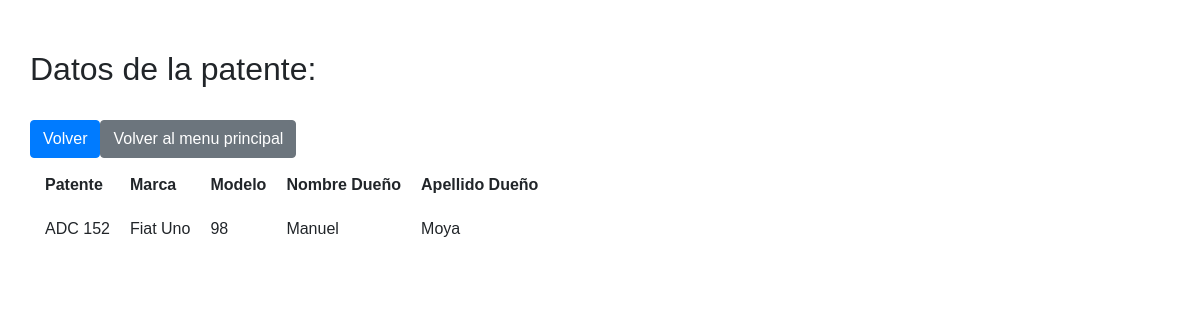
Page /Vista/Ejercicio4/action/accionBuscarAuto.php on the committed database.
### tables this page shows
CREATE TABLE `auto` (
  `Patente` varchar(10) NOT NULL,
  `Marca` varchar(50) NOT NULL,
  `Modelo` int(11) NOT NULL,
  `DniDuenio` varchar(10) NOT NULL,
  PRIMARY KEY  (`Patente`)
);

CREATE TABLE `persona` (
  `NroDni` varchar(10) NOT NULL,
  `Apellido` varchar(50) NOT NULL,
  `Nombre` varchar(50) NOT NULL,
  `fechaNac` date DEFAULT NULL,
  `Telefono` varchar(20) NOT NULL,
  `Domicilio` varchar(200) NOT NULL,
  PRIMARY KEY  (`NroDni`)
);

### Utils/funciones.php (called while the page is built, shortened)
<?php
function darDatosSubmitted(){
    $datos = [];
    if ($datos != null){
        $datos = $datos;
    } else {
        $datos = null;
    }
    return $datos;
}
?>

### Modelo/Persona.php (called while the page is built, shortened)
<?php
class Persona{
    private $nroDni;
    private $apellido;
    private $nombre;
    public function __construct(){
        $this->nroDni = "";
        $this->apellido = "";
        $this->nombre = "";
    }
    public function cargar(){
        $resp = false;
        $base = new BaseDatos();
        $sql = "SELECT * FROM persona WHERE NroDni = " . $this->getNroDni();
        if ($base->Iniciar()){
            $res = $base->Ejecutar($sql);
            if ($res>-1){
                if ($res>0){
                    $row = $base->Registro();
                    $resp = true;
                }
            }
        } else {
            $this->setMensajeOperacion("persona->listar: " .$base->getError());
        }
        return $resp;
    }
    public function setNroDni($nroDni){
        $this->nroDni = $nroDni;
    }
    public function setApellido($apellido){
        $this->apellido = $apellido;
    }
    public function setNombre($nombre){
        $this->nombre = $nombre;
    }
    public function getNroDni(){
        return $this->nroDni;
    }
    public function getApellido(){
        return $this->apellido;
    }
    public function getNombre(){
        return $this->nombre;
    }
}

### Modelo/Conector/BaseDatos.php (called while the page is built, shortened)
<?php
class BaseDatos extends PDO {
  	private $conec;
  	private $indice;
  	private $resultado;
    public function __construct(){
        $this->indice =0;
        try {
           $this->conec=true;
        }catch (PDOException $e) {
            $this->sql = $e->getMessage();
            $this->conec=false;
        }
    }
    public function Iniciar(){
        return $this->getConec();
    }
    public function getConec(){
        return $this->conec;
    }
    public function setSQL($e){
        return "\n".$this->sql = $e;
    }
    public function Ejecutar($sql){
        if ( stristr($sql,"select")){
            $resp =  $this->EjecutarSelect($sql);
        }
        return $resp;
   }
   private function EjecutarSelect($sql){
       $cant = -1;
       $resultado=parent::query($sql);
       if(!$resultado){
           $this->analizarDebug();
       }else {
          $arregloResult = $resultado->fetchAll();
          $cant = count($arregloResult);
       }
       return $cant;
   }
   public function Registro() {
       $filaActual = false;
       $indiceActual = $this->getIndice();
       if ($indiceActual>=0) {
           $filas = $this->getResultado();
           if($indiceActual<count($filas)){
               $filaActual =  $filas[$indiceActual];
           }else {
               $this->setIndice(-1);
           }
       }
       return $filaActual;
   }
   private function setIndice ($valor){
       $this->indice = $valor;
   }
   private function getIndice (){
       return $this->indice;
   }
   private function setResultado($valor){
       $this->resultado = $valor;
   }
   private function getResultado(){
      return $this->resultado;
   }
}

### Modelo/Auto.php (called while the page is built, shortened)
<?php
include_once 'C:/XAMPP/htdocs/TUWD/TP4/Modelo/Conector/BaseDatos.php';
include_once 'C:/XAMPP/htdocs/TUWD/TP4/Control/AbmAuto.php';
class Auto {
    private $patente;
    private $marca;
    private $modelo;
    private $duenio;
    public function __construct(){
        $this->patente="";
        $this->marca="";
        $this->modelo="";
        $this->duenio=null;
    }
    public function getPatente(){
        return $this->patente;
    }
    public function setPatente($patente){
        $this->patente = $patente;
    }
    public function getMarca(){
        return $this->marca;
    }
    public function setMarca($marca){
        $this->marca = $marca;
    }
    public function getModelo(){
        return $this->modelo;
    }
    public function setModelo($modelo){
        $this->modelo = $modelo;
    }
    public function getDuenio(){
        return $this->duenio;
    }
    public function setDuenio($duenio){
        $this->duenio = $duenio;
    }
    public static function listar($parametro=""){
        $arreglo = array();
        $base = new BaseDatos();
        $sql = "SELECT * FROM auto ";
        if ($parametro!="") {
            $sql.=' WHERE '.$parametro;
        }
        $res = $base->Ejecutar($sql);
        if($res> -1){
            if($res>0){
                while ($row = $base->Registro()){
                    $obj= new Auto();
                    $duenio = new Persona();
                    if ($row['DniDuenio'] !== null){
                        $duenio->setNroDni($row['DniDuenio']);
                        $duenio->cargar();
                    } else {
                        $duenio = null;
                    }
                    $obj->setear($row['Patente'], $row['Marca'], $row['Modelo'], $duenio);
                    array_push($arreglo, $obj);
                }
            }
        } else {
            $this->setMensajeOperacion("auto->listar: ".$base->getError());
        }
        return $arreglo;
    }
}

### Control/AbmAuto.php (called while the page is built, shortened)
<?php
include_once 'C:/XAMPP/htdocs/TUWD/TP4/Modelo/Auto.php';
include_once 'C:/XAMPP/htdocs/TUWD/TP4/Modelo/Persona.php';
class AbmAuto {
    public function buscar($param){
        $where = " true ";
        $arreglo = Auto::listar($where);
        return $arreglo;
    }
}
?>

### Vista/Ejercicio4/action/accionBuscarAuto.php (the view, shortened to what this page needs)
<?php
include_once '../../../Utils/funciones.php';
include_once '../../../Control/AbmAuto.php';
$data = darDatosSubmitted();
$param = array('Patente' => $data['patente']);
$autoControl = new AbmAuto();
$autos = $autoControl->buscar($param);
$hay = false;
if (count($autos)>0){
    $hay = true;
    $auto = $autos[0];
}
?>
<!DOCTYPE html>
<html lang="es">
<head>
    <link rel="stylesheet" href="https://stackpath.bootstrapcdn.com/bootstrap/4.5.0/css/bootstrap.min.css">
    <link rel="stylesheet" href="https://maxcdn.bootstrapcdn.com/font-awesome/4.7.0/css/font-awesome.min.css">
    <link rel="stylesheet" href="../../assets/css/styles.css">
</head>
<body>
<div id="container" style="margin:50px 30px;">
    <?php
    if ($hay){
        echo "<h2>Datos de la patente: " . $param['Patente'] . "</h2><br>";
        echo "<table>";
        echo "<tr>";
        echo "<td><strong> Patente </strong></td>
            <td><strong> Marca  </strong></td>
            <td><strong> Modelo </strong></td>
            <td><strong> Nombre Dueño</strong></td>
            <td><strong> Apellido Dueño </strong></td>";
        echo "</tr>";
            $patente = $auto->getPatente();
            $marca = $auto->getMarca();
            $modelo = $auto->getModelo();
            $duenio = $auto->getDuenio();
            $nombre = $duenio->getNombre();
            $apellido = $duenio->getApellido();
            echo "<tr>";
            echo "<td>" . $patente . "</td> <td>" . $marca . "</td> <td>" . $modelo . "</td><td>" . $nombre . "</td><td>" . $apellido . "</td>";
            echo "</tr>";
    } else {
        echo "<h3>La patente " . $param['Patente'] . " no se encuentra en nuestra base de datos</h3>";
    }?>
</div>
    <a href="../buscarAuto.php" class="btn btn-primary">Volver</a>
     <a href="../../../../index.html" class="btn btn-secondary"> Volver al menu principal </a>
</body>
</html>

### Vista/assets/css/styles.css (style rules this page uses)
body { font-family: 'Varela Round', sans-serif; }
table { border-spacing: 10px; border-collapse: separate; }
th, td { padding: 5px; }

### rows in the picture
auto: Patente "ADC 152", Marca "Fiat Uno", Modelo "98"
persona: Nombre "Manuel", Apellido "Moya"
